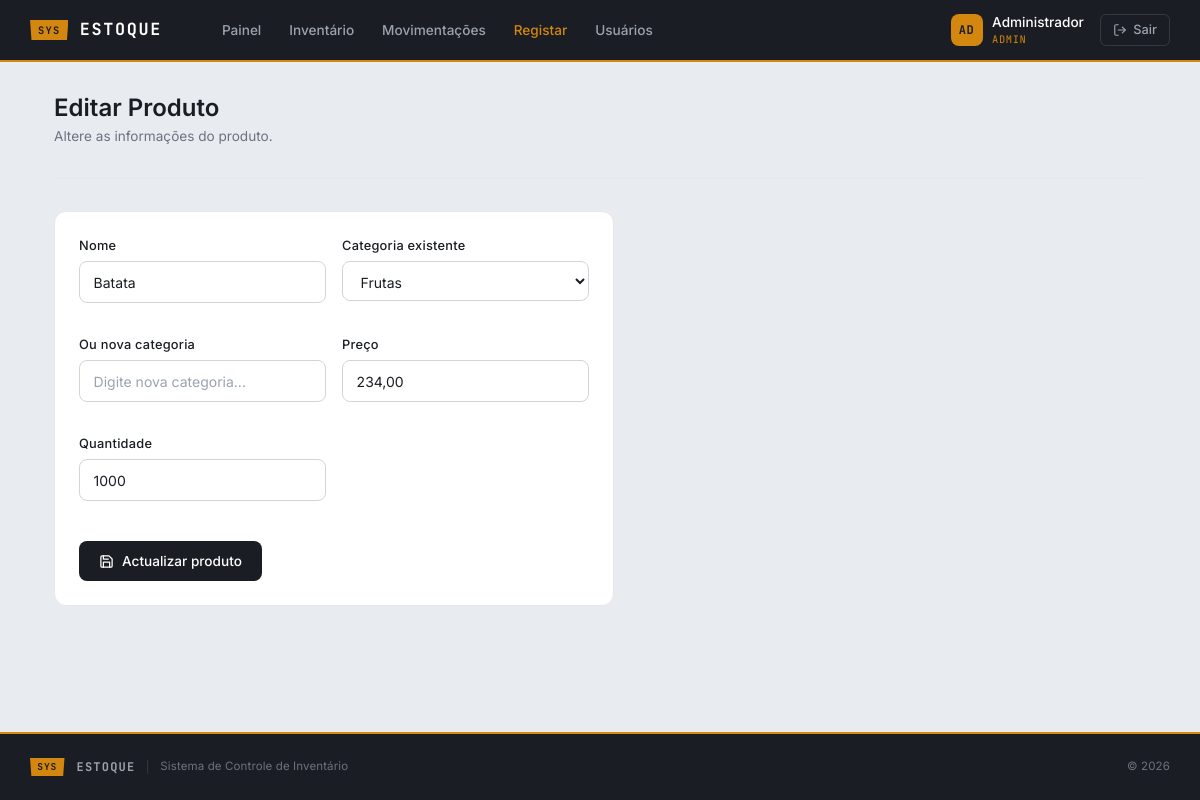
The app's page /pages/CriaProduto.php?editar=10 (signed in), older data.
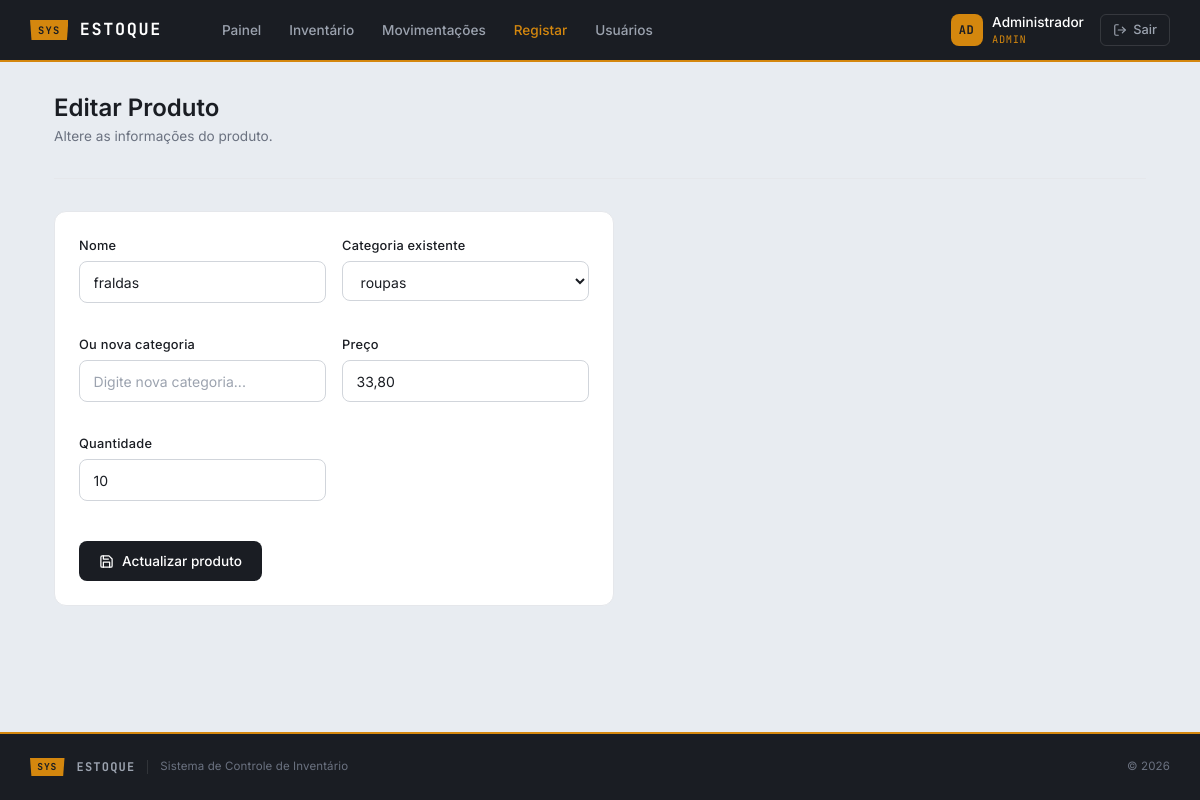
The same page, newer data.
### tables this page shows
CREATE TABLE `produtos` (
  `id` int(11) NOT NULL,
  `codigo` varchar(20) NOT NULL,
  `nome` varchar(100) NOT NULL,
  `categoria` varchar(100) DEFAULT NULL,
  `preco` decimal(10,2) DEFAULT NULL,
  `quantidade` int(11) DEFAULT 0,
  `categoria_id` int(11) DEFAULT NULL
);

CREATE TABLE `categorias` (
  `id` int(11) NOT NULL,
  `nome` varchar(100) NOT NULL,
  `created_at` timestamp NOT NULL DEFAULT current_timestamp()
);

### model/Produto.php (called while the page is built, shortened)
<?php
class Produto {
    private $conn;
    public function __construct($conn) {
        $this->conn = $conn;
    }
    public function buscarPorId($id) {
        $sql = "SELECT * FROM produtos WHERE id = ?";
        $query = $this->conn->prepare($sql);
        $query->bind_param("i", $id);
        $query->execute();
        $resultado = $query->get_result();
        return $resultado->fetch_assoc();
    }
    public function obterCategorias() {
        $sql = "SELECT id, nome FROM categorias ORDER BY nome ASC";
        $query = $this->conn->prepare($sql);
        $query->execute();
        $resultado = $query->get_result();
        return $resultado->fetch_all(MYSQLI_ASSOC);
    }
}

### pages/CriaProduto.php (the view, shortened to what this page needs)
<?php
require_once __DIR__ . "/../config/Database.php";
require_once __DIR__ . "/../model/Produto.php";
$db = new Database();
$conn = $db->conectar();
$produto = new Produto($conn);
$categorias = $produto->obterCategorias();
$isEditing = false;
$produtoData = null;
if (isset($_GET['editar'])) {
    $editarId = (int)$_GET['editar'];
    $produtoData = $produto->buscarPorId($editarId);
    if ($produtoData) {
        $isEditing = true;
    }
}
require_once "layouts/header.php";
?>
<div class="app-body">
    <div class="app-container">
        <div class="page-header">
            <h1><?= $isEditing ? 'Editar Produto' : 'Cadastrar Produto' ?></h1>
            <p><?= $isEditing ? 'Altere as informações do produto.' : 'Adicione um novo produto ao inventário.' ?></p>
        </div>
        <div class="card-app" style="max-width:560px;">
            <form method="POST">
                <div class="row g-3">
                    <div class="col-12 col-md-6">
                        <div class="field-group">
                            <label for="nome">Nome</label>
                            <input id="nome" type="text" name="nome" required placeholder="Nome do produto" value="<?= $isEditing ? htmlspecialchars($produtoData['nome']) : '' ?>">
                        </div>
                    </div>
                    <div class="col-12 col-md-6">
                        <div class="field-group">
                            <label for="categoria_id">Categoria existente</label>
                            <select id="categoria_id" name="categoria_id">
                                <?php foreach ($categorias as $cat): ?>
                                <option value="<?= $cat['id'] ?>" <?= $isEditing && (int)$produtoData['categoria_id'] === (int)$cat['id'] ? 'selected' : '' ?>><?= htmlspecialchars($cat['nome']) ?></option>
                                <?php endforeach; ?>
                            </select>
                        </div>
                    </div>
                    <div class="col-12 col-md-6">
                        <div class="field-group">
                            <label for="nova_categoria">Ou nova categoria</label>
                            <input id="nova_categoria" type="text" name="nova_categoria" placeholder="Digite nova categoria...">
                        </div>
                    </div>
                    <div class="col-12 col-md-6">
                        <div class="field-group">
                            <label for="preco">Preço</label>
                            <input id="preco" type="text" name="preco" required placeholder="0,00" value="<?= $isEditing ? number_format((float)$produtoData['preco'], 2, ',', '') : '' ?>">
                        </div>
                    </div>
                    <div class="col-12 col-md-6">
                        <div class="field-group">
                            <label for="quantidade">Quantidade</label>
                            <input id="quantidade" type="number" name="quantidade" min="0" required placeholder="0" value="<?= $isEditing ? (int)$produtoData['quantidade'] : '' ?>">
                        </div>
                    </div>
                </div>
                <div style="margin-top:1.5rem;">
                    <button type="submit" class="btn-primary-app">
                        <svg viewBox="0 0 24 24"><path d="M19 21H5a2 2 0 0 1-2-2V5a2 2 0 0 1 2-2h11l5 5v11a2 2 0 0 1-2 2z"/><polyline points="17 21 17 13 7 13 7 21"/><polyline points="7 3 7 8 15 8"/></svg>
                        <?= $isEditing ? 'Actualizar produto' : 'Salvar produto' ?>
                    </button>
                </div>
            </form>
        </div>
    </div>
</div>
<?php require_once "layouts/footer.php"; ?>

Row changes from the older to the newer data that the page shows:
changed produtos: nome "Batata" → "fraldas"; categoria_id "Frutas" → "roupas"; preco "234,00" → "33,80"; quantidade "1000" → "10"
